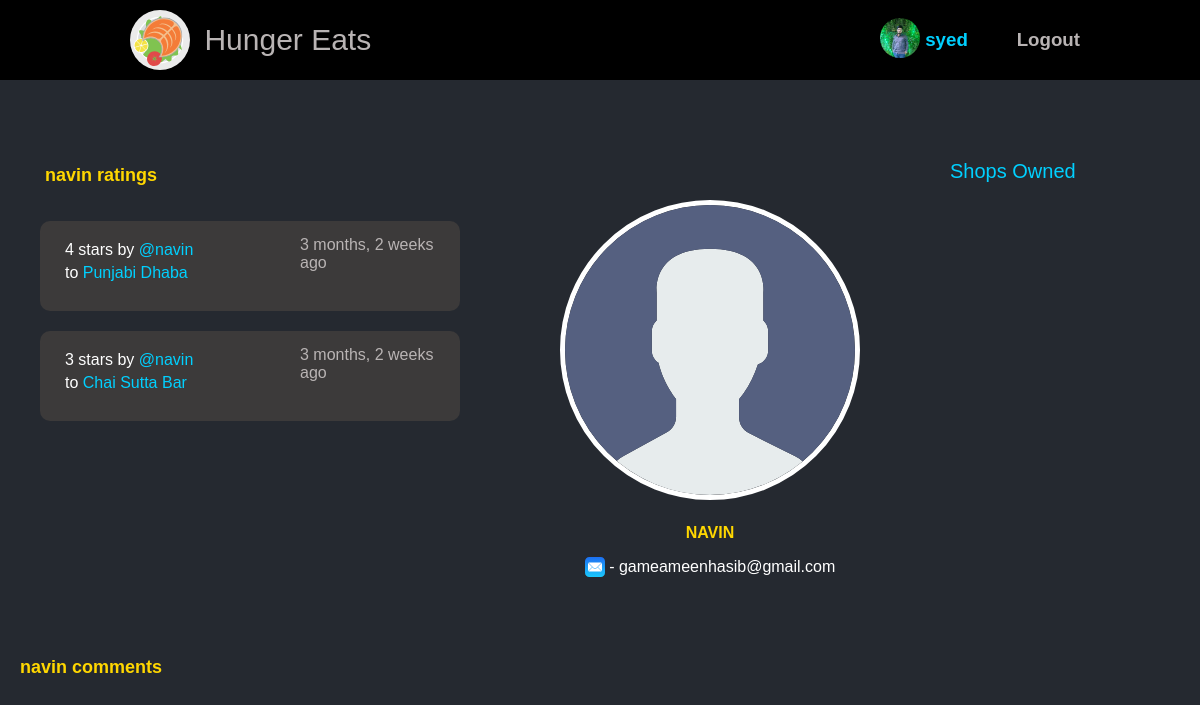
The page /profile/3/ (signed in) on the database its author committed.
### hunger/models.py (models this page shows, shortened)
class User(AbstractUser):
    email=models.EmailField(null=True)
    bio=models.TextField(null=True)
    avatar=models.ImageField(null=True,default="avatar.svg")

class Ratings(models.Model):
    user=models.ForeignKey(User,on_delete=models.CASCADE)
    shopname=models.ForeignKey(Shop,on_delete=models.CASCADE,related_name="shopname",null=True)
    stars=models.PositiveIntegerField(default=1,validators=[MaxValueValidator(5),MinValueValidator(1)] )
    updated =models.DateTimeField(auto_now=True)
    created=models.DateTimeField(auto_now_add=True)
    class Meta:
        ordering=['-updated','-created']

class Shop(models.Model):
    item=models.ForeignKey("Items", blank=True,on_delete=models.SET_NULL,null=True, related_name="items")
    shop_name=models.CharField(max_length=100 ,blank=True,unique=True)
    phone=models.TextField(validators=[MinLengthValidator(10),MaxLengthValidator(10)],null=True,blank=True)
    email=models.EmailField(max_length=50,null=True,blank=True)
    shop_host=models.ForeignKey(User,on_delete=models.SET_NULL,null=True)
    description=models.TextField(max_length=200,null=True)
    location=models.TextField(max_length=100,null=True)
    updated =models.DateTimeField(auto_now=True)
    created=models.DateTimeField(auto_now_add=True)
    shop_image=models.ImageField(null=True,default="vegetables-set-left-black-slate.jpg")
    class Meta:
        ordering=['shop_name']
    def __str__(self):
        return self.shop_name

### hunger/views.py (the view)
# urls.py: path('profile/<str:pk>/',views.profilepage,name="profile"),
@login_required(login_url='login')
def profilepage(request,pk):
    user=User.objects.get(id=pk)
    shops=user.shop_set.all()
    rating=Ratings.objects.all()
    ratings=rating.filter(user_id=pk)
    comments=Message.objects.filter(user_id=pk)
    context={'user':user,'ratings':ratings,'comments':comments,'shops':shops}
    return render(request,'hunger/profile.html',context)

### hunger/templates/hunger/profile.html (shortened to what this page needs)
{% extends 'index.html' %}
{% block content %}
<div id="spacing"></div>
<div id="profilepage">
    <div id="profile_div_1"> <div id="rating_1">  {% if request.user.username == user.username %}
          <b>Your ratings </b>
          {% else %}
          <b>{{user.username}} ratings </b>
           {% endif %}
    </div>
     <div> {% include 'hunger/rating-component.html' %}</div>
    </div>
   <div id="profile_div_2">
    <div id="profile3">
        <div> <img id="mainphoto" src="{{  user.avatar.url }}" alt=""> </div>
       <div id="profile_info_1">
       <b> {{user.username.upper}} </b>  {% if request.user == user %} <a href="{% url 'update-user' %}">edit</a> {% endif %}
        <br>
        <div id="profile_info_2">
             - {{user.email}} </div>
         </div> </div>
    </div>
    <div id="shops_owned_profile_1">
         <div id="shop_profile_1">Shops Owned  </div>
         </div>
   </div>
   <div id="profile_div_3"> <div id="comments_1">
    {% if request.user.username == user.username %}
          <b>Your comments </b>
           {% else %}
           <b>{{user.username}} comments </b>
            {% endif %} </div>
     </div>
{% endblock %}

### templates/nav.html (shortened to what this page needs)
{% block content %} {% load static %}
 <div id="for-navbar">
  <div id="heading">
    <div id="h11">
      <a href="{% url 'home' %}">
        <div id="headingsvg">
          <div id="svg_1">
          </div>
          <div id="headingtext">Hunger Eats</div>
        </div>
      </a>
    </div>
    <div>
      <h3>
        <div id="heading2">
          {% if request.user.is_authenticated %}
          <div>
            <div id="heading3">
              <div>
                <img
                  id="profilephoto"
                  src="{{request.user.avatar.url}}"
                  alt=""
                />
              </div>
              <div>
                <a href="{% url 'profile' request.user.id %}">
                  {{request.user}}
                </a>
              </div>
            </div>
          </div>
          <div id="logout1">
            <a href="{% url 'logout' %}">Logout</a>
          </div>
        </div>
        {% endif %}
      </h3>
    </div>
  </div>
</div>
{% endblock %}

### hunger/templates/hunger/rating-component.html (shortened to what this page needs)
<div class="main11">
{% for rating in ratings %}
<div id="rating-2">
<div id="for-items">
  <div>
    <div id="rating-3">      {{rating.stars}} stars by
      <a href="{% url 'profile' rating.user.id %}">
        @{{rating.user}}
      </a> </div>
    <div id="rating-4"> to <a href="{% url 'shop' rating.shopname.id  %}"> {{rating.shopname}}</a> </div>
  </div>
  <div id="rating-5">
    {{rating.created|timesince}} ago  &nbsp;
    {% url  'profile' rating.user.id  as profile %}
  </div>
</div>
</div>
{% endfor %}
</div>

### static/css/home.css (style rules this page uses)
#for-items { display: grid; grid-template-columns: 2fr 1fr; }
#profilephoto { width: 40px; height: 40px; border-radius: 20px; background-size: cover; }
#mainphoto { width: 300px; height: 300px; border-radius: 150px; border: 5px solid rgb(255, 255, 255); }
#profilepage { display: grid; grid-template-columns: 2fr 3fr 2fr ; }
#profile3 { justify-items: center; text-align: center; }

### static/css/base.css (style rules this page uses)
* { box-sizing: border-box; margin: 0; padding: 0; color: rgb(0, 0, 0); }
body { background-color: rgb(37, 41, 48); font-family: "Gill Sans", "Gill Sans MT", Calibri, "Trebuchet MS", sans-serif; }
a { text-decoration: none; color: rgb(0, 208, 255); }
.main11 { overflow: scroll; height: auto; }
#rating-2 { width: 420px; height: 90px; background-color: rgb(60, 58, 58); border-radius: 10px; margin: 20px; padding:5px 10px; }
#rating-3 { padding: 15px 0px 5px 15px; color: white; }
#rating-4 { color: white; padding-left: 15px; }
#rating-5 { width: 150px; padding-top: 10px; color: rgb(185, 180, 180); display: flex; }
#for-navbar { background-color: rgb(0, 0, 0); width: 100% ; height: 80px; display: flex; justify-content: center; }
#heading { width: 80%; height: 80px; display: grid; grid-template-columns: 2fr 0.5fr; }
#headingsvg { height: 80px; display: grid; grid-template-columns: 0.25fr 2fr; }
#svg_1 { padding: 10px; height: 80px; }
#headingtext { height: 80px; display: flex; align-items: center; color: rgb(185, 180, 180); font-size: 30px; font-family: 'Gill Sans', 'Gill Sans MT', Calibri, 'Trebuchet MS', sans-serif; }
#heading2 { width: 200px; height: 80px; display: flex; justify-content: space-between; align-items: center; }
#heading3 { height: 40px; display: flex; align-items: center; }
#logout1 a { color: rgb(185, 180, 180); }
#svg3 { transform: translateY(5px); }
#spacing { height: 50px; width: 100%; }
#rating_1 { width: auto; padding: 15px; margin-left: 10px; }
#rating_1 b { color: gold; font-size: large; font-family: 'Lucida Sans', 'Lucida Sans Regular', 'Lucida Grande', 'Lucida Sans Unicode', Geneva, Verdana, sans-serif; }
#comments_1 { width: auto; padding-top: 15px; padding-bottom: 15px; }
#comments_1 b { color: gold; font-size: large; font-family: 'Lucida Sans', 'Lucida Sans Regular', 'Lucida Grande', 'Lucida Sans Unicode', Geneva, Verdana, sans-serif; }
#profile_div_1 { margin: 20px; }
#profile_div_2 { margin: 20px; }
#profile_div_3 { margin: 20px; padding-right: 20px; }
#profile3 { margin-top: 50px; }
#profile_info_1 { margin: 20px; }
#profile_info_1 b { color: gold; }
#profile_info_2 { margin:10px; height: 30px; color: white; }
#shops_owned_profile_1 { margin: 20px; }
#shop_profile_1 { padding: 10px; color: rgb(0, 208, 255); font-size: 20px; }

### rows shown on the page
User: user.avatar (picture), user "syed"
User: username "navin", avatar (placeholder picture), username "NAVIN", email "gameameenhasib@gmail.com"
Ratings: stars "4", user "navin", shopname "Punjabi Dhaba", created "3 months, 2 weeks"
Ratings: stars "3", user "navin", shopname "Chai Sutta Bar", created "3 months, 2 weeks"
